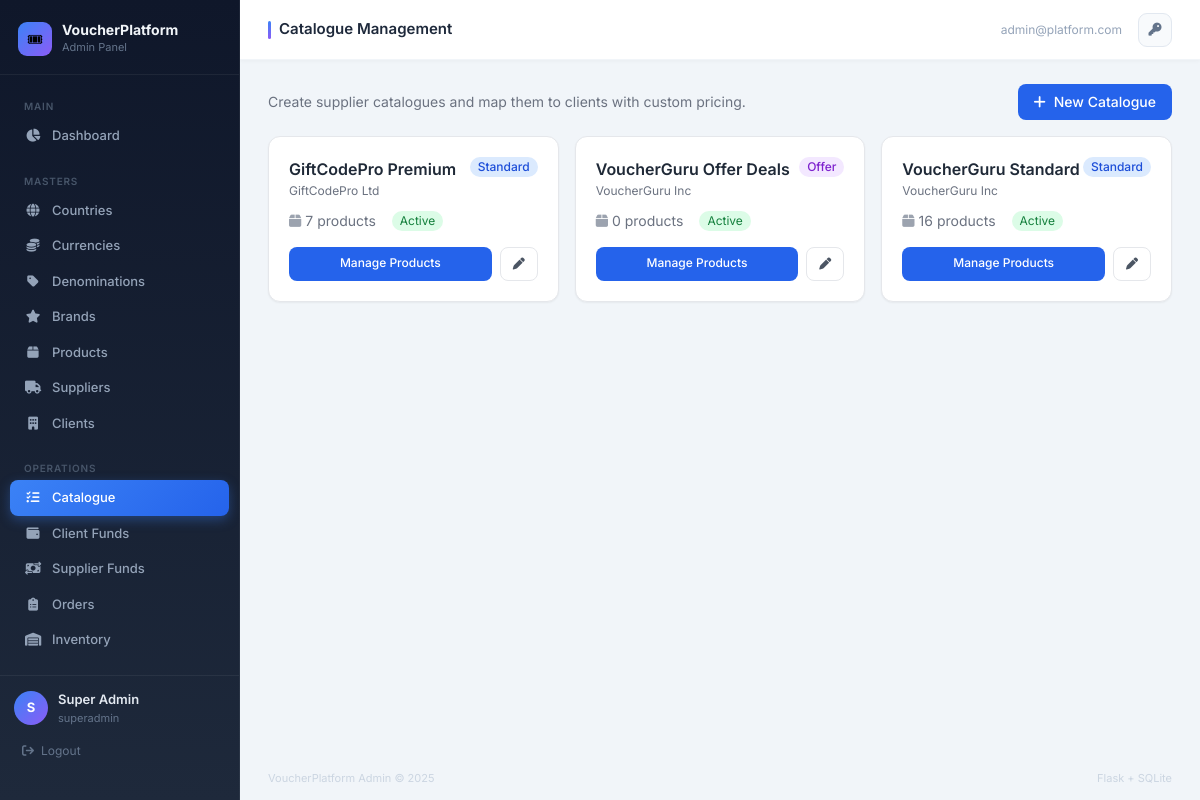
The page /admin/catalogue/ (signed in) on the database its author committed.
### tables this page shows
CREATE TABLE catalogues (
    id INTEGER PRIMARY KEY AUTOINCREMENT,
    name TEXT NOT NULL,
    supplier_id INTEGER NOT NULL,
    catalogue_type TEXT NOT NULL CHECK(catalogue_type IN ('standard','offer')),
    is_active INTEGER DEFAULT 1,
    created_at DATETIME DEFAULT CURRENT_TIMESTAMP,
    updated_at DATETIME DEFAULT CURRENT_TIMESTAMP,
    FOREIGN KEY (supplier_id) REFERENCES suppliers(id)
);

### routes/admin_catalogue.py (the view)
@catalogue_bp.route("/")
@login_required
@role_required("superadmin", "internal")
def catalogue_list():
    catalogues = query_db("""
        SELECT c.*, s.name as supplier_name,
               COUNT(cp.id) as product_count
        FROM catalogues c
        JOIN suppliers s ON s.id=c.supplier_id
        LEFT JOIN catalogue_products cp ON cp.catalogue_id=c.id AND cp.is_active=1
        GROUP BY c.id ORDER BY c.name
    """)
    suppliers = query_db("SELECT * FROM suppliers WHERE is_active=1 ORDER BY name")
    return render_template("admin/catalogue_list.html", catalogues=catalogues, suppliers=suppliers)

### database/db.py (called while the page is built)
def get_db():
    db_path = Config.DATABASE_PATH
    os.makedirs(os.path.dirname(db_path), exist_ok=True)
    conn = sqlite3.connect(db_path)
    conn.row_factory = sqlite3.Row
    conn.execute("PRAGMA foreign_keys = ON")
    conn.execute("PRAGMA journal_mode = WAL")
    return conn

def query_db(query, args=(), one=False):
    conn = get_db()
    try:
        cur = conn.execute(query, args)
        rv = cur.fetchall()
        conn.commit()
        return (rv[0] if rv else None) if one else rv
    finally:
        conn.close()

### services/notification_service.py (called while the page is built)
def get_user_notifications(user_id, unread_only=False):
    if unread_only:
        return query_db("SELECT * FROM notifications WHERE user_id=? AND is_read=0 ORDER BY created_at DESC", (user_id,))
    return query_db("SELECT * FROM notifications WHERE user_id=? ORDER BY created_at DESC LIMIT 50", (user_id,))

### templates/admin/catalogue_list.html (shortened to what this page needs)
{% extends "base_admin.html" %}
{% block page_title %}Catalogue Management{% endblock %}
{% block content %}
<div class="flex items-center justify-between mb-4">
  <p class="text-gray-500 text-sm">Create supplier catalogues and map them to clients with custom pricing.</p>
  <button onclick="document.getElementById('modal').classList.remove('hidden')"
          class="bg-blue-600 hover:bg-blue-700 text-white text-sm font-medium px-4 py-2 rounded-lg flex items-center gap-2 transition-colors">
    <i class="fa fa-plus"></i> New Catalogue
  </button>
</div>
<div class="grid grid-cols-1 md:grid-cols-2 lg:grid-cols-3 gap-4 mb-6">
  {% for cat in catalogues %}
  <div class="bg-white rounded-xl border border-gray-200 shadow-sm p-5 hover:shadow-md transition-shadow">
    <div class="flex items-start justify-between mb-3">
      <div>
        <h3 class="font-semibold text-gray-800">{{ cat.name }}</h3>
        <p class="text-gray-500 text-xs mt-0.5">{{ cat.supplier_name }}</p>
      </div>
      <span class="px-2 py-0.5 rounded-full text-xs font-medium
        {% if cat.catalogue_type=='offer' %}bg-purple-100 text-purple-700{% else %}bg-blue-100 text-blue-700{% endif %}">
        {{ cat.catalogue_type|title }}
      </span>
    </div>
    <div class="flex items-center gap-4 text-sm text-gray-500 mb-4">
      <span><i class="fa fa-box mr-1 text-gray-400"></i>{{ cat.product_count }} products</span>
      <span class="px-2 py-0.5 rounded-full text-xs {% if cat.is_active %}bg-green-100 text-green-700{% else %}bg-gray-100 text-gray-500{% endif %}">
        {{ "Active" if cat.is_active else "Disabled" }}
      </span>
    </div>
    <div class="flex gap-2">
      <a href="{{ url_for('catalogue.catalogue_detail', cat_id=cat.id) }}"
         class="flex-1 bg-blue-600 hover:bg-blue-700 text-white text-xs font-medium py-2 rounded-lg text-center transition-colors">
        Manage Products
      </a>
      <button onclick="editCat('{{ cat.id }}','{{ cat.name }}','{{ cat.supplier_id }}','{{ cat.catalogue_type }}')"
              class="px-3 py-2 border border-gray-200 rounded-lg text-gray-600 hover:bg-gray-50 text-xs transition-colors">
        <i class="fa fa-pen"></i>
      </button>
    </div>
  </div>
  {% endfor %}
</div>
{% endblock %}

### templates/base_admin.html (style rules this page uses)
* { font-family: 'Inter', sans-serif; }

### rows shown on the page
catalogues: name "GiftCodePro Premium", supplier_name "GiftCodePro Ltd", catalogue_type "Standard", product_count "7", is_active "Active"
catalogues: name "VoucherGuru Offer Deals", supplier_name "VoucherGuru Inc", catalogue_type "Offer", product_count "0", is_active "Active"
catalogues: name "VoucherGuru Standard", supplier_name "VoucherGuru Inc", catalogue_type "Standard", product_count "16", is_active "Active"

### other values the page prints
{{ (session.user_name or 'A')[0]|upper }} "S"
{{ session.user_name }} "Super Admin"
{{ session.user_type }} "superadmin"
{{ session.user_email }} "admin@platform.com"
